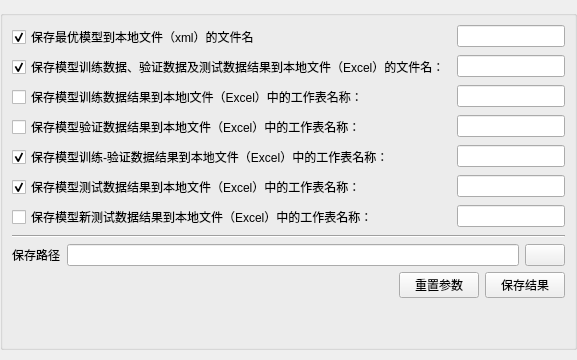
     <widget class="QWidget" name="saveModelDataPage">
      <layout class="QHBoxLayout" name="saveModelDataHorizontalLayout">
       <property name="spacing">
        <number>5</number>
       </property>
       <property name="leftMargin">
        <number>0</number>
       </property>
       <property name="topMargin">
        <number>10</number>
       </property>
       <property name="rightMargin">
        <number>0</number>
       </property>
       <property name="bottomMargin">
        <number>10</number>
       </property>
       <item>
        <widget class="QGroupBox" name="saveResultDataGroupBox">
         <property name="title">
          <string/>
         </property>
         <layout class="QVBoxLayout" name="saveResultDataVerticalLayout">
          <item>
           <layout class="QFormLayout" name="saveResultDataFormLayout">
            <item row="0" column="0">
             <widget class="QCheckBox" name="isSaveBestModelToXMLCheckBox">
              <property name="text">
               <string>保存最优模型到本地文件（xml）的文件名</string>
              </property>
              <property name="checked">
               <bool>true</bool>
              </property>
             </widget>
            </item>
            <item row="0" column="1">
             <widget class="QLineEdit" name="isSaveBestModelToXMLLineEdit"/>
            </item>
            <item row="1" column="0">
             <widget class="QCheckBox" name="isSaveModelDataToExcelFileNameCheckBox">
              <property name="text">
               <string>保存模型训练数据、验证数据及测试数据结果到本地文件（Excel）的文件名：</string>
              </property>
              <property name="checked">
               <bool>true</bool>
              </property>
             </widget>
            </item>
            <item row="1" column="1">
             <widget class="QLineEdit" name="isSaveModelDataToExcelFileNameLineEdit"/>
            </item>
            <item row="2" column="0">
             <widget class="QCheckBox" name="isSaveTrainingDataToWorkingSheetNameCheckBox">
              <property name="text">
               <string>保存模型训练数据结果到本地l文件（Excel）中的工作表名称：</string>
              </property>
              <property name="checked">
               <bool>false</bool>
              </property>
             </widget>
            </item>
            <item row="2" column="1">
             <widget class="QLineEdit" name="isSaveTrainingDataToWorkingSheetNameLineEdit"/>
            </item>
            <item row="3" column="0">
             <widget class="QCheckBox" name="isSaveValidationDataToWorkingSheetNameCheckBox">
              <property name="text">
               <string>保存模型验证数据结果到本地文件（Excel）中的工作表名称：</string>
              </property>
              <property name="checked">
               <bool>false</bool>
              </property>
             </widget>
            </item>
            <item row="3" column="1">
             <widget class="QLineEdit" name="isSaveValidationDataToWorkingSheetNameLineEdit"/>
            </item>
            <item row="5" column="0">
             <widget class="QCheckBox" name="isSaveTestDataToWorkingSheetNameCheckBox">
              <property name="text">
               <string>保存模型测试数据结果到本地文件（Excel）中的工作表名称：</string>
              </property>
              <property name="checked">
               <bool>true</bool>
              </property>
             </widget>
            </item>
            <item row="5" column="1">
             <widget class="QLineEdit" name="isSaveTestDataToWorkingSheetNameLineEdit"/>
            </item>
            <item row="6" column="0">
             <widget class="QCheckBox" name="isSaveNewTestDataToWorkingSheetNameCheckBox">
              <property name="text">
               <string>保存模型新测试数据结果到本地文件（Excel）中的工作表名称：</string>
              </property>
             </widget>
            </item>
            <item row="6" column="1">
             <widget class="QLineEdit" name="isSaveNewTestDataToWorkingSheetNameLineEdit"/>
            </item>
            <item row="4" column="0">
             <widget class="QCheckBox" name="isSaveTrainingValidationDataToWorkingSheetNameCheckBox">
              <property name="text">
               <string>保存模型训练-验证数据结果到本地文件（Excel）中的工作表名称：</string>
              </property>
              <property name="checked">
               <bool>true</bool>
              </property>
             </widget>
            </item>
            <item row="4" column="1">
             <widget class="QLineEdit" name="isSaveTrainingValidationDataToWorkingSheetNameLineEdit"/>
            </item>
           </layout>
          </item>
          <item>
           <widget class="Line" name="saveModelDataLine">
            <property name="orientation">
             <enum>Qt::Horizontal</enum>
            </property>
           </widget>
          </item>
          <item>
           <layout class="QHBoxLayout" name="saveResultDataHorizontalLayout1">
            <item>
             <widget class="QLabel" name="selectSaveDirectoryLabel">
              <property name="text">
               <string>保存路径</string>
              </property>
             </widget>
            </item>
            <item>
             <widget class="QLineEdit" name="selectSaveDirectoryLineEdit"/>
            </item>
            <item>
             <widget class="QPushButton" name="selectSaveDirectoryPushButton">
              <property name="text">
               <string/>
              </property>
             </widget>
            </item>
           </layout>
          </item>
          <item>
           <layout class="QHBoxLayout" name="saveResultDataHorizontalLayout2">
            <item>
             <spacer name="saveResultDataHorizontalSpacer">
              <property name="orientation">
               <enum>Qt::Horizontal</enum>
              </property>
              <property name="sizeHint" stdset="0">
               <size>
                <width>40</width>
                <height>20</height>
               </size>
              </property>
             </spacer>
            </item>
            <item>
             <widget class="QPushButton" name="resetParameterPushButton">
              <property name="text">
               <string>重置参数</string>
              </property>
             </widget>
            </item>
            <item>
             <widget class="QPushButton" name="saveModelDataPushButton">
              <property name="text">
               <string>保存结果</string>
              </property>
             </widget>
            </item>
           </layout>
          </item>
          <item>
           <spacer name="saveResultDataVerticalSpacer">
            <property name="orientation">
             <enum>Qt::Vertical</enum>
            </property>
            <property name="sizeHint" stdset="0">
             <size>
              <width>20</width>
              <height>40</height>
             </size>
            </property>
           </spacer>
          </item>
         </layout>
        </widget>
       </item>
      </layout>
     </widget>
